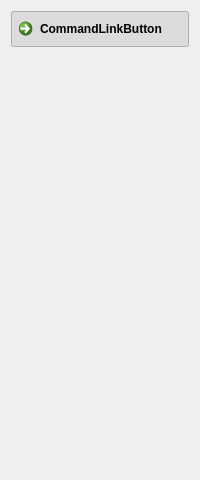
<?xml version="1.0" encoding="UTF-8"?>
<ui version="4.0">
 <class>SToolboxSwitchPanel</class>
 <widget class="QWidget" name="SToolboxSwitchPanel">
  <property name="geometry">
   <rect>
    <x>0</x>
    <y>0</y>
    <width>200</width>
    <height>480</height>
   </rect>
  </property>
  <property name="windowTitle">
   <string>Form</string>
  </property>
  <layout class="QGridLayout" name="gridLayout">
   <item row="0" column="0">
    <layout class="QVBoxLayout" name="verticalLayout">
     <item>
      <widget class="QCommandLinkButton" name="button0">
       <property name="text">
        <string>CommandLinkButton</string>
       </property>
       <property name="checkable">
        <bool>true</bool>
       </property>
       <property name="checked">
        <bool>true</bool>
       </property>
       <property name="autoExclusive">
        <bool>true</bool>
       </property>
      </widget>
     </item>
     <item>
      <spacer name="verticalSpacer">
       <property name="orientation">
        <enum>Qt::Vertical</enum>
       </property>
       <property name="sizeHint" stdset="0">
        <size>
         <width>20</width>
         <height>40</height>
        </size>
       </property>
      </spacer>
     </item>
    </layout>
   </item>
  </layout>
 </widget>
 <resources/>
 <connections/>
</ui>
